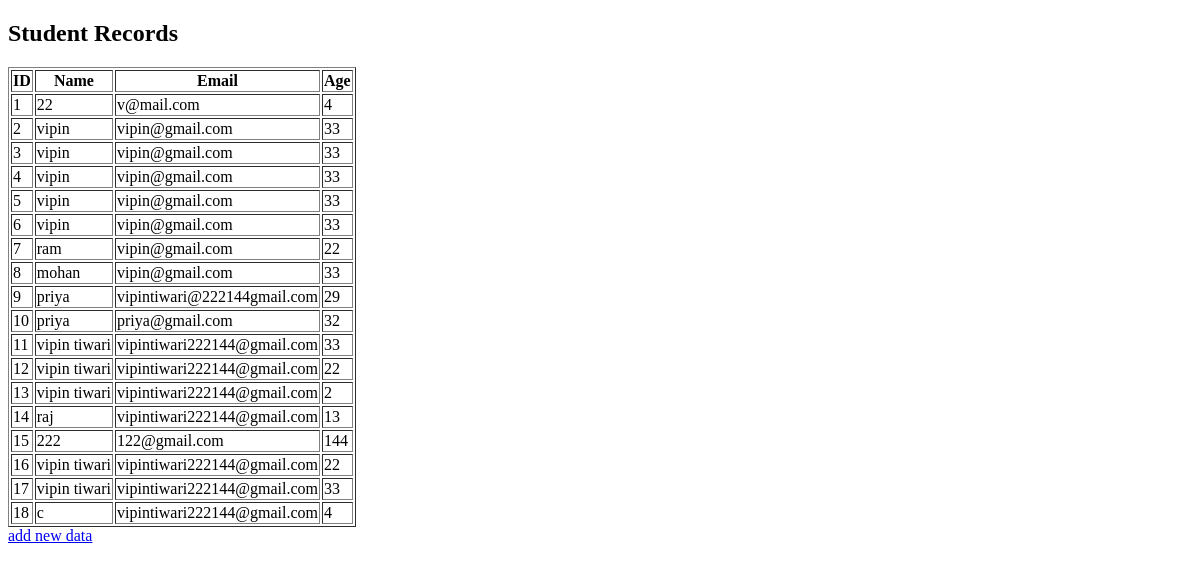
Page /models/students/ on the earlier database version.
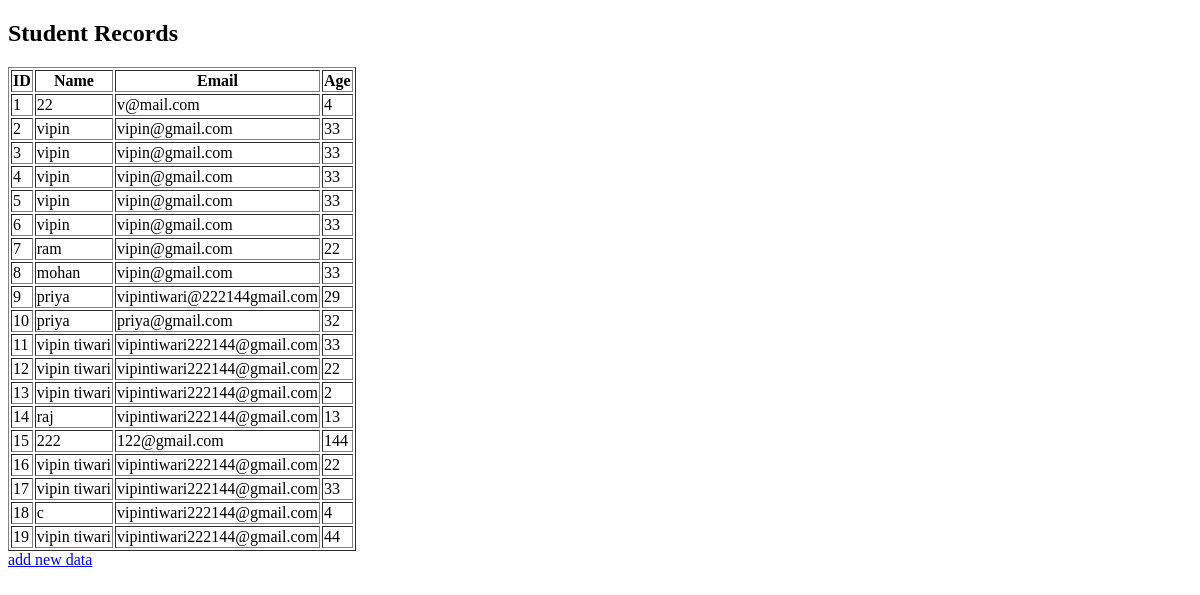
Same page on the later database version.
### modelfrom/models.py (models this page shows)
class vipin(models.Model):
    name=models.CharField(max_length=22)
    age=models.IntegerField()
    email=models.EmailField()

### modelfrom/views.py (the view)
# urls.py: path('students/', views.student_list, name='student_list'),
def student_list(request):
    students = vipin.objects.all()
    return render(request, 'data.html', { 'students': students })

### modelfrom/templates/data.html (shortened to what this page needs)
<!DOCTYPE html>
<html>
<head>
</head>
<body>
    <h2>Student Records</h2>
    <table border="1">
        <tr>
            <th>ID</th>
            <th>Name</th>
            <th>Email</th>
            <th>Age</th>
        </tr>
        {% for student in students %}
        <tr>
            <td>{{ student.id }}</td>
            <td>{{ student.name }}</td>
            <td>{{ student.email }}</td>
            <td>{{ student.age }}</td>
        </tr>
        {% empty %}
        <tr>
            <td colspan="4">No Records Found</td>
        </tr>
        {% endfor %}
    </table>
<a href="/models/">add new data</a>
</body>
</html>

Differences in the rows shown:
added vipin: id "19", name "vipin tiwari", email "vipintiwari222144@gmail.com", age "44"
